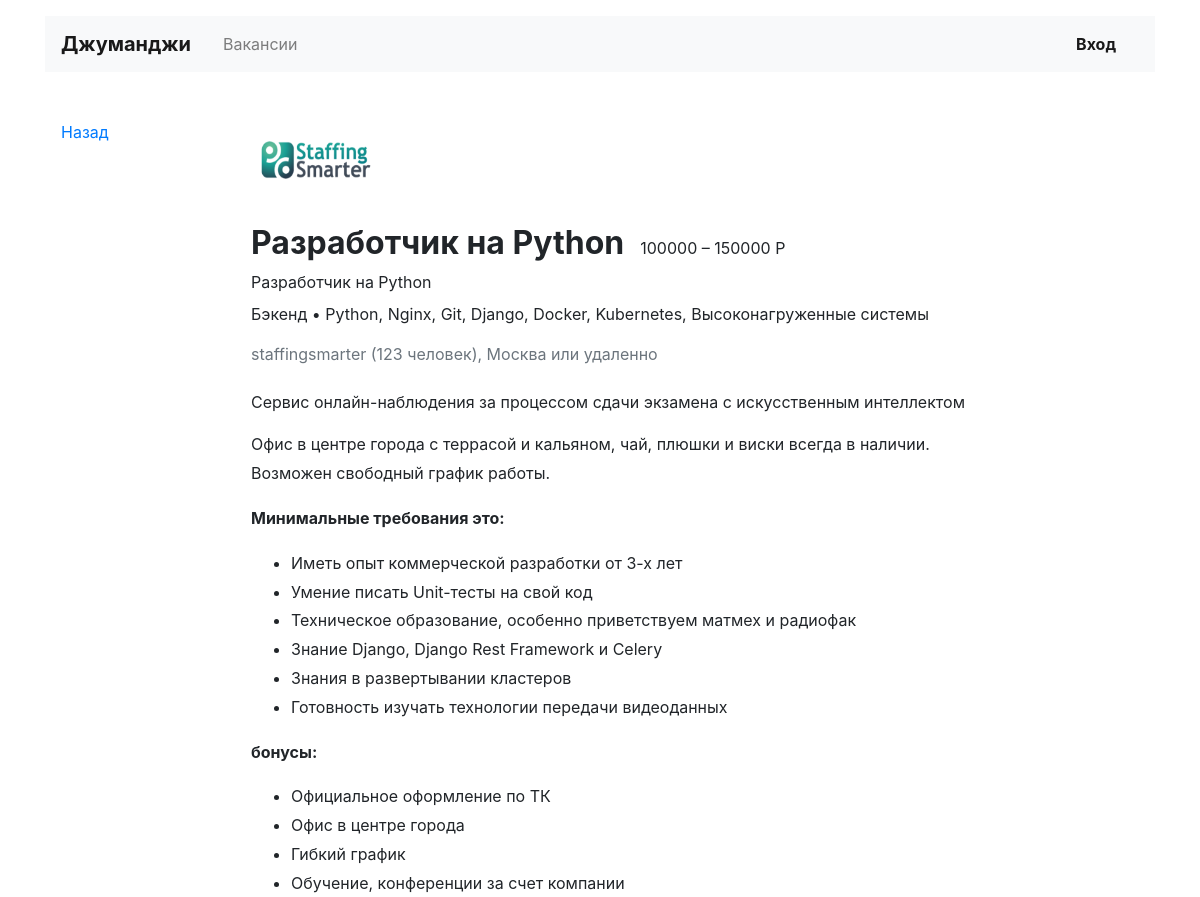
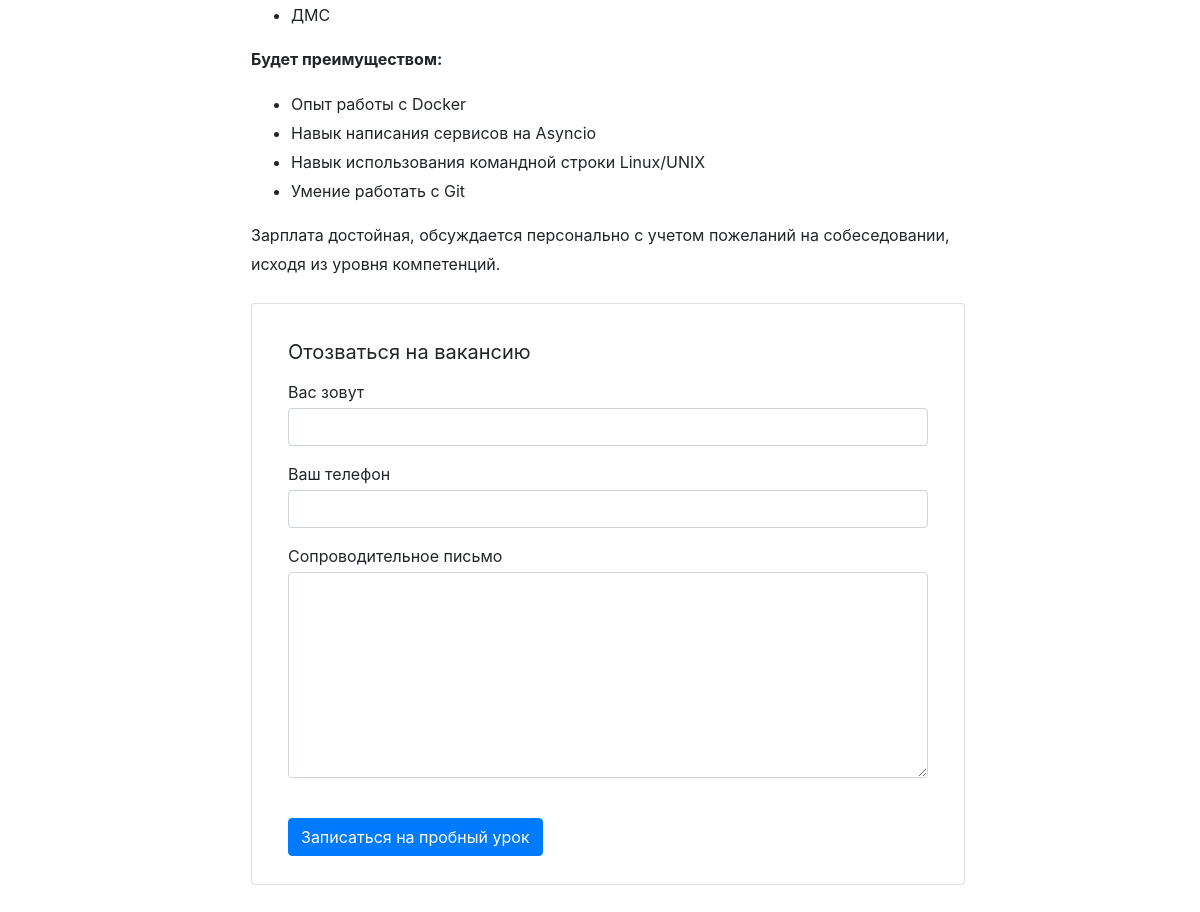
Screenshot of /vacancies/1 with the database file from the repository (2 pictures, top to bottom).
### vacancies/models.py (models this page shows)
class Vacancy(models.Model):
    title = models.CharField(max_length=100)
    specialty = models.ForeignKey('Specialty', on_delete=models.CASCADE, related_name='vacancies')
    company = models.ForeignKey('Company', on_delete=models.CASCADE, related_name='vacancies')
    skills = models.CharField(max_length=100)
    description = models.TextField(max_length=100)
    salary_min = models.IntegerField()
    salary_max = models.IntegerField()
    published_at = models.DateField()

class Company(models.Model):
    name = models.CharField(max_length=100)
    location = models.CharField(max_length=100)
    logo = models.URLField(default='https://place-hold.it/100x60')
    description = models.TextField(max_length=100)
    employee_count = models.IntegerField()

class Specialty(models.Model):
    code = models.CharField(max_length=100)
    title = models.CharField(max_length=100)
    picture = models.URLField(default='https://place-hold.it/100x60')

### vacancies/views.py (the view)
# urls.py: path('vacancies/<int:pk>', VacancyDetail.as_view(), name='vacancy'),
class VacancyDetail(DetailView):
    model = Vacancy
    template_name = 'vacancies/vacancy.html'
    pk_url_kwarg = 'pk'
    def get_queryset(self):
        return Vacancy.objects.filter(pk=self.kwargs['pk']).select_related('company').select_related('specialty')

### vacancies/templates/vacancies/vacancy.html
{% extends 'vacancies/base.html' %}
{% block content %}
  <main class="container mt-3 pb-5">
    <div class="row mt-5">
      <div class="col-12 col-lg-2">
        <div class="pl-3 mb-5">
          <p><a href="#">Назад</a></p>
        </div>
      </div>
      <div class="col-12 col-lg-8">
        <section class="pl-3">
          <a href="#"><img src="../static/{{ vacancy.company.logo }}" width="130" height="80" alt=""></a>
          <div class="d-flex align-items-baseline align-content-baseline">
            <h1 class="h2 mt-4 font-weight-bold" >{{ vacancy.title }}</h1>
            <p class="m-0 pl-3">{{ vacancy.salary_min }} – {{ vacancy.salary_max }} Р</p>
          </div>
            {{ vacancy.title}}
          <p class="mt-2">{{ vacancy.specialty.title }} • {{ vacancy.skills }}</p>
          <p class="text-muted mb-4">
             {{ vacancy.company.name }}
             ({{ vacancy.company.employee_count }} человек),
             {{ vacancy.company.location }} или удаленно
          </p>
          <p>{{ vacancy.company.description }}</p>
          <div style="line-height: 1.8;">
            {{ vacancy.description|safe }}
          </div>
          <form action="/echo" class="card mt-4 mb-3" enctype="multipart/form-data">
            <div class="card-body mx-3">
              <p class="h5 mt-3 font-weight-normal">Отозваться на вакансию</p>
              <div class="form-group">
                <label class="mb-1 mt-2" for="userName">Вас зовут</label>
                <input class="form-control" type="text" placeholder="" id="userName">
              </div>
              <div class="form-group">
                <label class="mb-1" for="userPhone">Ваш телефон</label>
                <input class="form-control" type="tel" placeholder="" id="userPhone">
              </div>
              <div class="form-group">
                <label class="mb-1" for="userMsg" >Сопроводительное письмо</label>
                <textarea class="form-control" rows="8" id="userMsg"></textarea>
              </div>
              <input type="submit" class="btn btn-primary mt-4 mb-2" value="Записаться на пробный урок">
            </div>
          </form>
        </section>
      </div>
    </div>
  </main>
{% endblock %}

### rows the page displays
Vacancy: company.logo (picture), title "Разработчик на Python", salary_min "100000", salary_max "150000", specialty "Бэкенд", skills "Python, Nginx, Git, Django, Docker, Kubernetes, Высоконагруженные системы", company.name "staffingsmarter", company.employee_count "123", company.location "Москва", company.description "Сервис онлайн-наблюдения за процессом сдачи экзамена с искусственным интеллектом", description "Офис в центре города с террасой и кальяном, чай, плюшки и виски всегда в наличии. Возможен свободный график работы. Минимальные требования это: Иметь опыт коммерческой разработки от 3-х лет Умение писать Unit-тесты на свой код Техническое образование, особенно приветствуем матмех и радиофак Знание Django, Django Rest Framework и Celery Знания в развертывании кластеров Готовность изучать технологии передачи видеоданных бонусы: Официальное оформление по ТК Офис в центре города Гибкий график Обучение, конференции за счет компании ДМС Будет преимуществом: Опыт работы с Docker Навык написания сервисов на Asyncio Навык использования командной строки Linux/UNIX Умение работать с Git Зарплата…"
